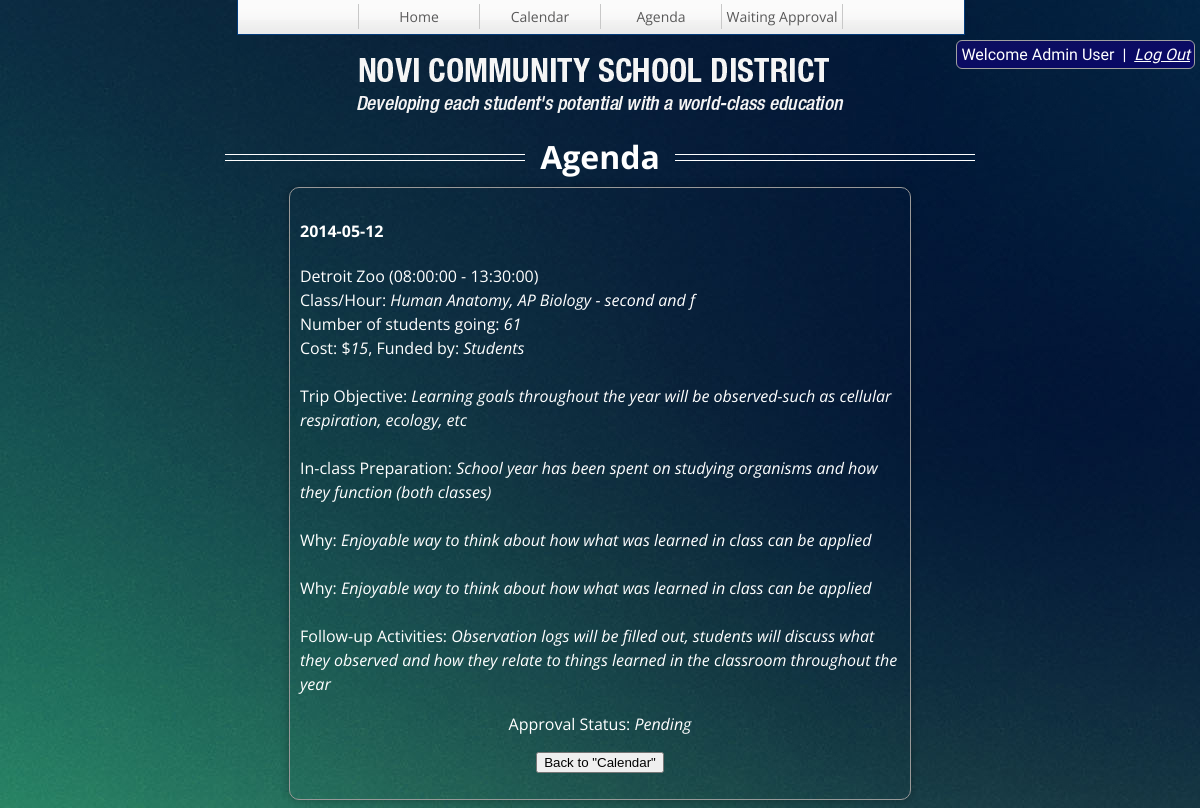
/admin?page=detail2&trip=3 (signed in), run on an earlier commit of the app's database.
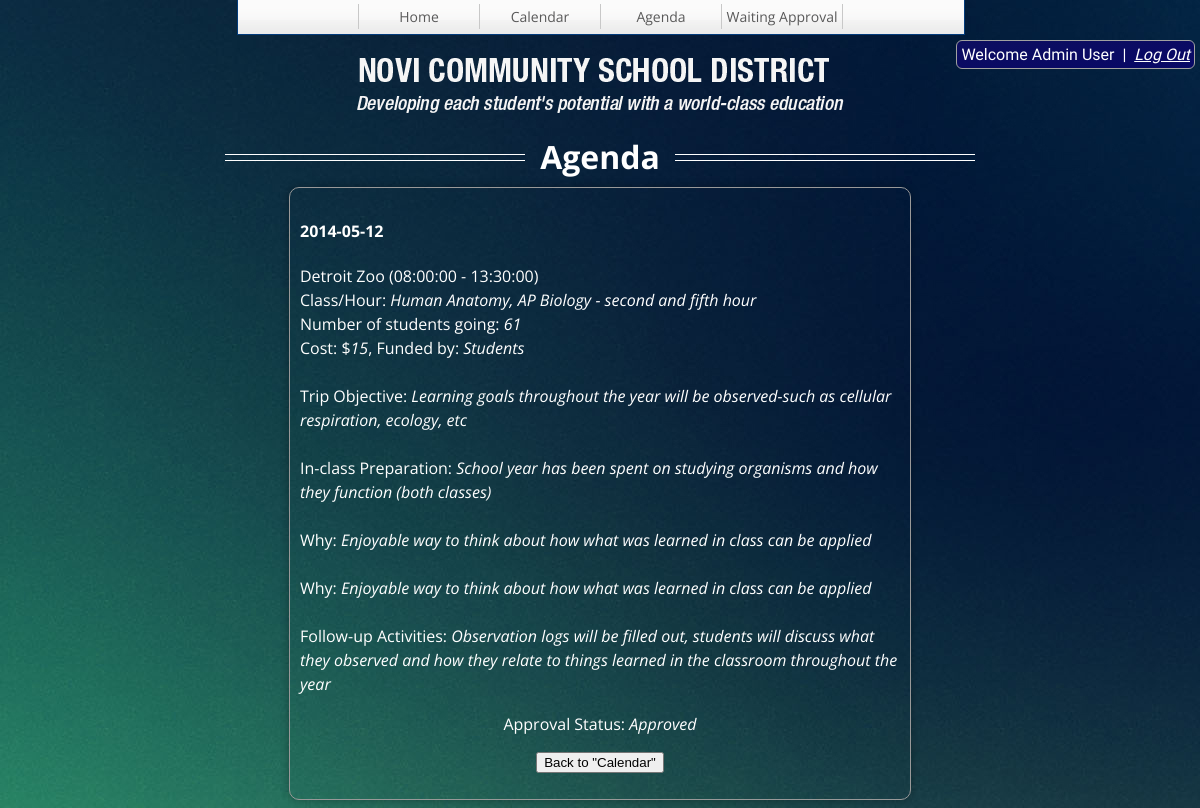
And on a later commit of the database.
### tables this page shows
CREATE TABLE IF NOT EXISTS `FIELD_TRIP` (
  `eventid` int(11) NOT NULL AUTO_INCREMENT,
  `userid` int(11) NOT NULL,
  `date` date NOT NULL,
  `startTime` time NOT NULL,
  `endTime` time NOT NULL,
  `destination` varchar(100) NOT NULL,
  `classhour` varchar(200) NOT NULL,
  `numstudent` int(10) NOT NULL,
  `cost` int(11) NOT NULL,
  `fund` varchar(50) DEFAULT NULL,
  `objective` varchar(1000) NOT NULL,
  `classactivities` varchar(1000) NOT NULL,
  `why` varchar(1000) NOT NULL,
  `followup` varchar(1000) NOT NULL,
  `approval` tinyint(1) NOT NULL DEFAULT '0',
  `comments` varchar(1000) DEFAULT NULL,
  `approvalDate` timestamp NULL DEFAULT NULL,
  `created` timestamp NOT NULL DEFAULT CURRENT_TIMESTAMP,
  PRIMARY KEY (`eventid`)
);

### classes/mysql.php (called while the page is built, shortened)
<?php
class mysql {
	private $conn;
	function __construct() {
		$this->conn = new mysqli(DB_SERVER, DB_USER, DB_PASSWORD, DB_NAME) or
					  die('There was a problem connecting to the database.');
	}
	function get_specifictrip($eventid){
		$result = $this->conn->query("SELECT * FROM FIELD_TRIP WHERE eventid = '$eventid' LIMIT 1");
		if ($data = mysqli_fetch_array($result)){
			return $data;
		}
		return 0;
	}
}

### adminpages/detail2.php (the view)
<?php
$tripdetail = $mysql->get_specifictrip($_GET['trip']);
$fundedby = $tripdetail[fund];
if ($tripdetail[fund] == null || $tripdetail[fund] == "") { $fundedby = "Students"; }
if ($tripdetail[approval]==0) { $approval = "Pending"; }
if ($tripdetail[approval]==1) { $approval = "Approved"; }
$display = '<h4>'.$tripdetail[date].'</h4><p>'.$tripdetail[destination].' ('.$tripdetail[startTime].' - '.$tripdetail[endTime].')<br>Class/Hour: <i>'.$tripdetail[classhour].'</i><br>Number of students going: <i>'.$tripdetail[numstudent].'</i><br>Cost: $<i>'.$tripdetail[cost].'</i>, Funded by: <i>'.$fundedby.'</i><br><br>Trip Objective: <i>'.$tripdetail[objective].'</i><br><br>In-class Preparation: <i>'.$tripdetail[classactivities].'</i><br><br>Why: <i>'.$tripdetail[why].'</i><br><br>Why: <i>'.$tripdetail[why].'</i><br><br>Follow-up Activities: <i>'.$tripdetail[followup].'</i><br><center>Approval Status: <i>'.$approval.'</i></center></p>';
?>
<center><h1><span>Agenda</span></h1></center>
<div id="list">
<?php echo $display ?>
<form method=post action="?page=calendar"><center><input type=submit value="Back to &quot;Calendar&quot;"></center></form>
</div>

What changed in the data, as far as the page shows it:
changed field_trip "Detroit Zoo": classhour "Human Anatomy, AP Biology - second and f" → "Human Anatomy, AP Biology - second and fifth hour"; approval "Pending" → "Approved"
